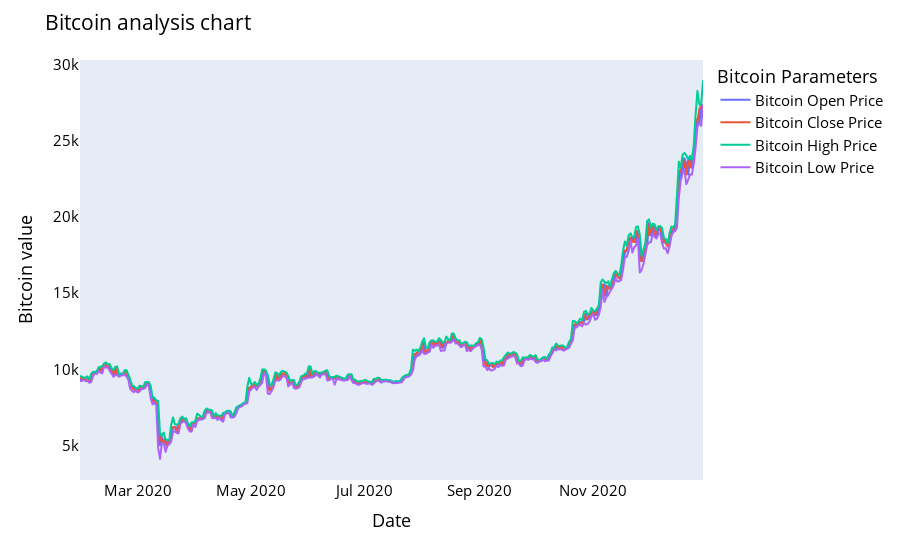

Source (notebook cell):
### Code cell
from itertools import cycle
import plotly.express as px

names = cycle(['Bitcoin Open Price', 'Bitcoin Close Price', 'Bitcoin High Price', 'Bitcoin Low Price'])

fig = px.line(y_2020, x=y_2020.Date, y=[y_2020['Open'],y_2020['Close'],y_2020['High'],y_2020['Low']],labels={'Date':'Date','value':'Bitcoin value'})
fig.update_layout(title_text='Bitcoin analysis chart', font_size=15, font_color='black', legend_title_text='Bitcoin Parameters')
fig.for_each_trace(lambda t: t.update(name=next(names)))
fig.update_xaxes(showgrid=False)
fig.update_yaxes(showgrid=False)

fig.show()

### Figure 1 — Plotly figure (JSON) as saved in the notebook; plotly's stock layout.template omitted (floating-point values rounded to 4 significant figures; data arrays with more than 128 entries replaced by an {"elided": "..."} marker saying what was removed)
{"data": [{"hovertemplate": "variable=Open<br>Date=%{x}<br>Bitcoin value=%{y}<extra></extra>", "legendgroup": "Open", "line": {"color": "#636efa", "dash": "solid"}, "marker": {"symbol": "circle"}, "mode": "lines", "name": "Bitcoin Open Price", "showlegend": true, "type": "scattergl", "x": {"elided": "336 str values"}, "xaxis": "x", "y": {"elided": "336 float values"}, "yaxis": "y"}, {"hovertemplate": "variable=Close<br>Date=%{x}<br>Bitcoin value=%{y}<extra></extra>", "legendgroup": "Close", "line": {"color": "#EF553B", "dash": "solid"}, "marker": {"symbol": "circle"}, "mode": "lines", "name": "Bitcoin Close Price", "showlegend": true, "type": "scattergl", "x": {"elided": "336 str values"}, "xaxis": "x", "y": {"elided": "336 float values"}, "yaxis": "y"}, {"hovertemplate": "variable=High<br>Date=%{x}<br>Bitcoin value=%{y}<extra></extra>", "legendgroup": "High", "line": {"color": "#00cc96", "dash": "solid"}, "marker": {"symbol": "circle"}, "mode": "lines", "name": "Bitcoin High Price", "showlegend": true, "type": "scattergl", "x": {"elided": "336 str values"}, "xaxis": "x", "y": {"elided": "336 float values"}, "yaxis": "y"}, {"hovertemplate": "variable=Low<br>Date=%{x}<br>Bitcoin value=%{y}<extra></extra>", "legendgroup": "Low", "line": {"color": "#ab63fa", "dash": "solid"}, "marker": {"symbol": "circle"}, "mode": "lines", "name": "Bitcoin Low Price", "showlegend": true, "type": "scattergl", "x": {"elided": "336 str values"}, "xaxis": "x", "y": {"elided": "336 float values"}, "yaxis": "y"}], "layout": {"autosize": true, "font": {"color": "black", "size": 15}, "legend": {"title": {"text": "Bitcoin Parameters"}, "tracegroupgap": 0}, "margin": {"t": 60}, "title": {"text": "Bitcoin analysis chart"}, "xaxis": {"anchor": "y", "autorange": true, "domain": [0, 1], "range": ["2020-01-30", "2020-12-30"], "showgrid": false, "title": {"text": "Date"}, "type": "date"}, "yaxis": {"anchor": "x", "autorange": true, "domain": [0, 1], "range": [2727.0, 30320.0], "showgrid": false, "title": {"text": "Bitcoin value"}, "type": "linear"}}}
